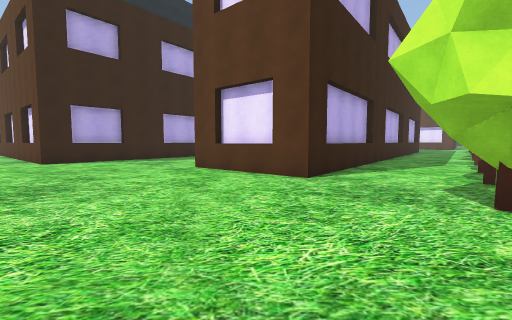
[1] (above)

23 first-person views from a walk through a scene from a Unity 3-D project. The camera is 1.4 m above the floor, tilts 4° down and sees 90° across. The floor is counted in squares, 2 m on a side. Each view is taken from the middle of a square. On the plan, view 1 faces up. The plan holds only what a view shows up to about 9 squares ahead; the rest is blank. The place goes on beyond the plan. Some animated figures are not drawn.

[2]
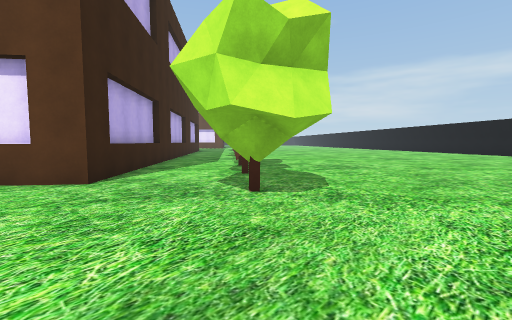

[3]
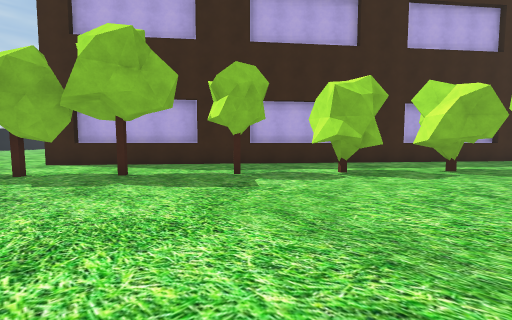

[4]
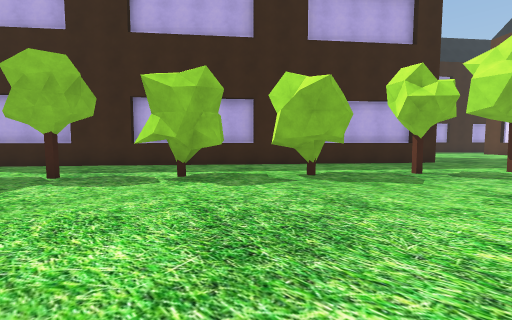

[5]
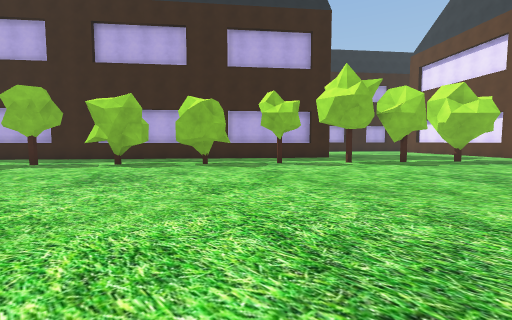

[6]
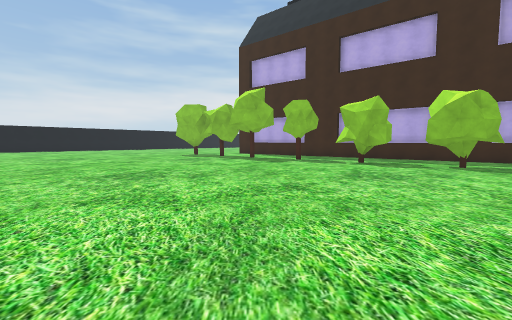

[7]
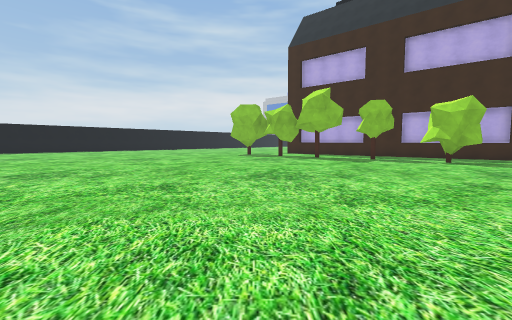

[8]
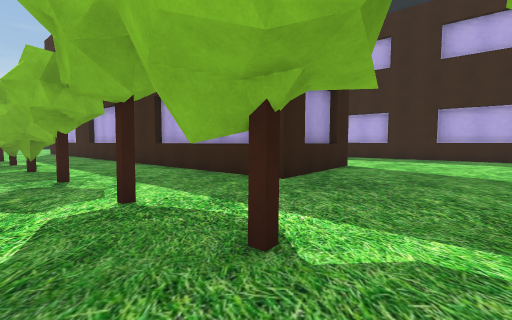

[9]
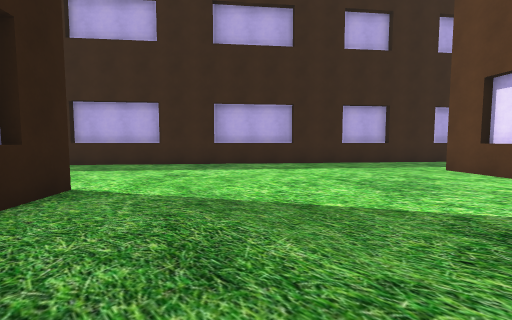

[10]
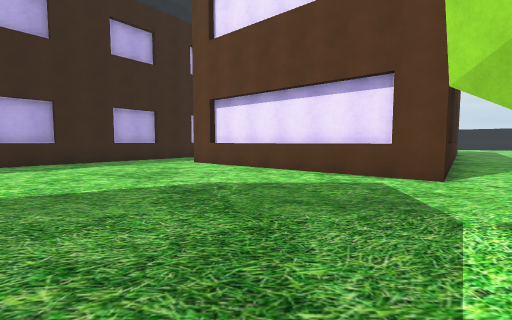

[11]
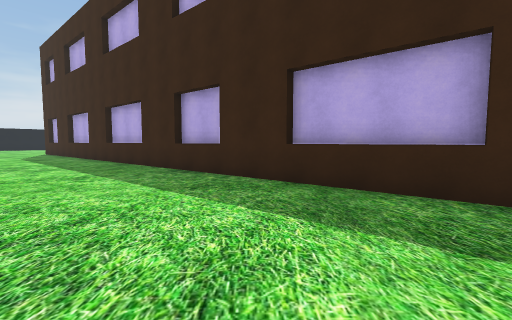

[12]
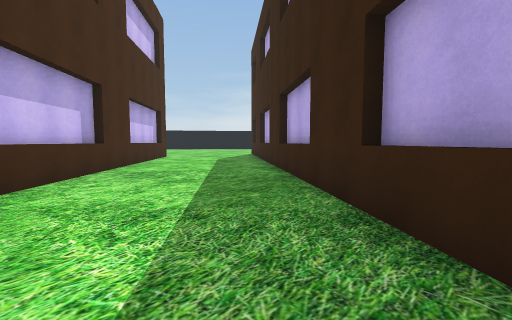

[13]
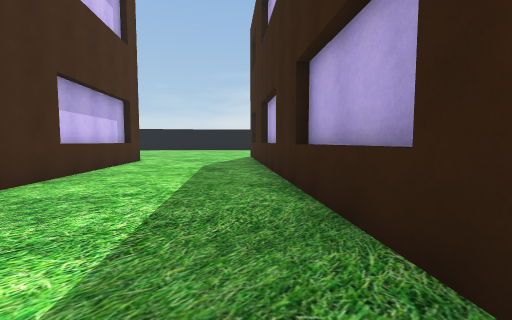

[14]
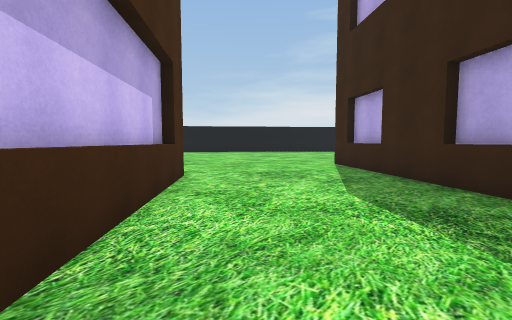

[15]
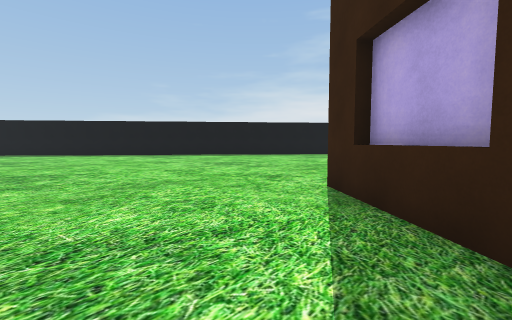

[16]
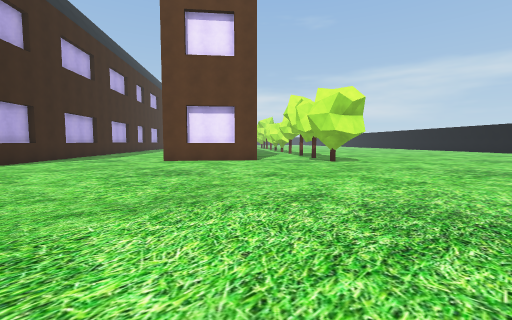

[17]
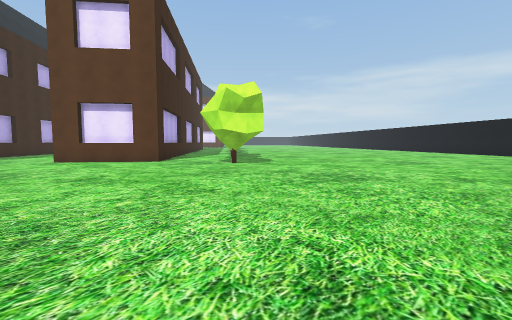

[18]
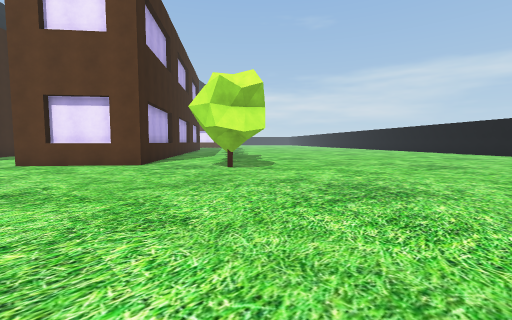

[19]
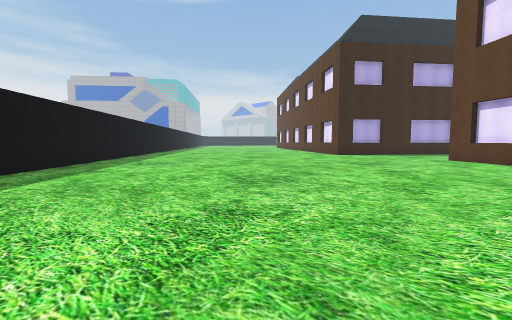

[20]
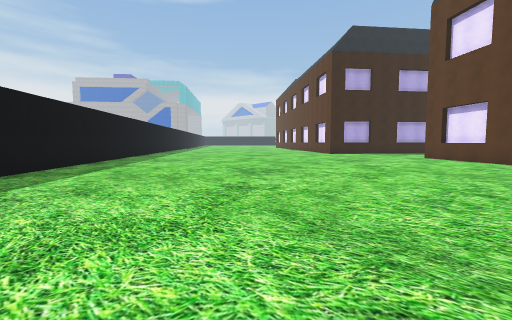

[21]
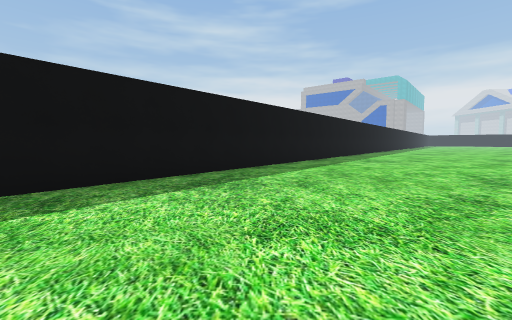

[22]
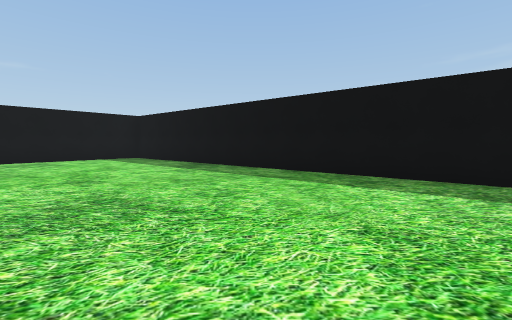

[23]
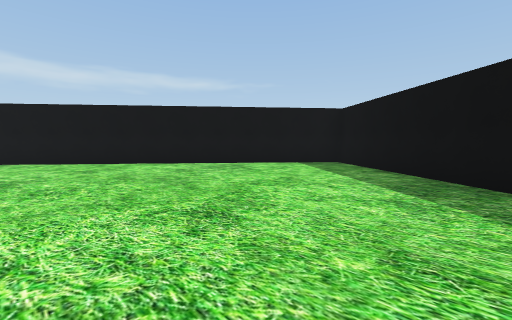

### Floor plan
Points are (right, up) in squares from view 1. A wall is a line through its corners. A room is listed if a view was taken in it or the views show most of it. See-through windows are left out.
Room 1 (views 1, 2, 3, 4, 5, 6, 7, 8, 9, 10, 11, 12, 13, 14, 15, 16, 17, 18, 19, 20, 21, 22, 23)
walls: (3.7, 8.6) (1.3, 5.7); (2.8, 2.1) (2.4, 2.5); (2.4, 2.4) (2.2, 3); (8.3, 10) (8.6, 9.6); (0.5, 5.7) (-1, 6.8); (9, 10.1) (8.7, 9.6) (8.8, 9.2) (8.4, 8.9) (7.9, 8.8); (8.5, 10.6) (8.9, 10.1) (8.8, 9.8) (8.3, 9.4); (6.2, 11.7) (4.7, 9.9); (-1.1, 7.6) (1.1, 10.3); (10.5, 11.1) (9.7, 10.8) (9.3, 11.2); (2.3, 11.8) (4, 13.9); (7.1, 12.9) (6.3, 11.8); (10.1, 11.9) (10.1, 11.6) (9.7, 11.3); (10.8, 11.8) (10.5, 11.2) (10.2, 11); (-3.5, 12.2) (-4.2, 11.3); (-5.2, 10) (-6.3, 8.7); (10.5, 17.1) (8.1, 14.1); (0, 16.6) (-1.5, 14.7); (8.8, 19) (10, 18); (14.2, 17) (14.2, 16.4); (2.1, 19.2) (1.2, 18); (8.4, 19.8) (11.2, 17.5) (1, 5) (-1.7, 7.2) (4, 14.3); (16.1, 18.4) (15.5, 18.4); (-9.5, -3.4) (5.2, -15.3) (12.1, -6.8); (5, 22.8) (3.3, 20.6); (17.3, 22.5) (11.8, 26.9); (16.7, 23.2) (12.6, 26.6); (7.7, 26.1) (6.1, 24); (9.1, 27.4) (-6.7, 7.9) (-8, 9)

Positions as (right, up) in squares from view 1, and headings:
1: (0, 0), facing up
2: (0, 0), facing up-right
3: (11, 4), facing up-left
4: (13, 7), facing up-left
5: (17, 7), facing up-left
6: (17, 6), facing left
7: (17, 3), facing left
8: (16, 17), facing left
9: (13, 19), facing up-left
10: (14, 18), facing up
11: (8, 20), facing left
12: (4, 19), facing down-left
13: (2, 17), facing down-left
14: (1, 12), facing down-left
15: (-3, 10), facing down-left
16: (-6, -2), facing up-right
17: (-3, -4), facing up-right
18: (-2, -3), facing up-right
19: (0, -5), facing up-left
20: (1, -6), facing up-left
21: (1, -6), facing left
22: (0, -4), facing down
23: (1, -7), facing down-right
